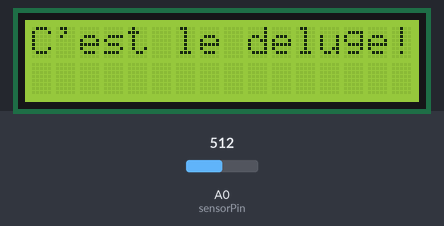
Bench run of a sketch on a simulated Arduino Uno, built with avr-gcc and run on an emulated ATmega328P. Shown: 16×2 character LCD. Inputs (shaded band) come from the test bench; at power-on: A0 (sensorPin) = 512. What the sketch prints to the serial monitor is not drawn.

Above: at 2.6 s.
2.7 s: A0 (sensorPin) set to 639
7.7 s: A0 (sensorPin) set to 666
At 11.2 s:
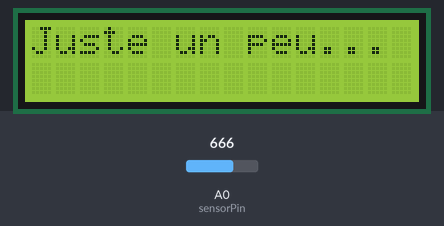
17.0 s: A0 (sensorPin) set to 791
23.3 s: A0 (sensorPin) set to 806
At 26.7 s:
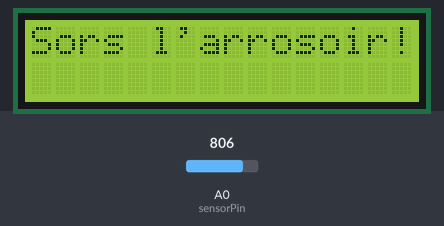
32.6 s: A0 (sensorPin) set to 790
At 38.7 s:
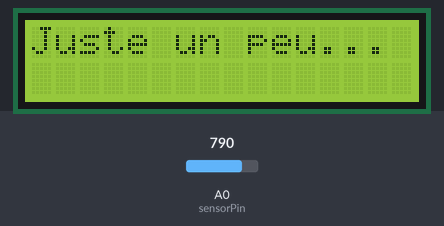
41.7 s: A0 (sensorPin) set to 810
At 47.1 s:
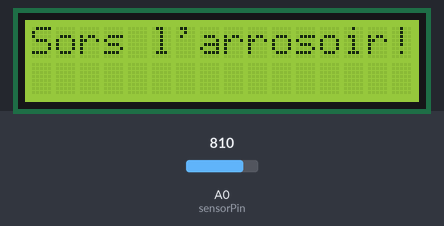
Timing chart, 0 to 48.6 s (numbered marks = the images above; inputs shaded):
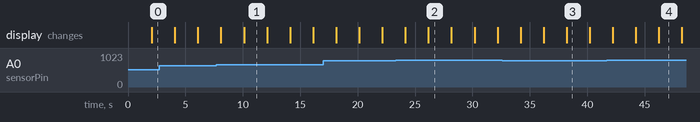

The sketch:

Traducteur_pour_plantes.ino
```cpp
//Associer les broches correspondantes au détecteur d'humidité, définir une
//intégrale "Valeur" pour lire les données du détecteur et définir les valeurs
//maximale et minimale du niveau d'humidité
int sensorPin = A0;
int sensorPower = 7;
int sensorValue = 0;
int thresholdUp = 800;
int thresholdDown = 650;

//Ajouter la bibliothèque qui permettra au LCD de fonctionner
//et associer les bonnes broches au LCD
#include <LiquidCrystal.h>
LiquidCrystal lcd(13, 12, 11, 10, 9, 8);

void setup() {
  Serial.begin(9600);

  //Identifier la prise D7 comme sortie pour alimenter le détecteur d'humidité
  pinMode(sensorPower, OUTPUT);
  digitalWrite(sensorPower, LOW);

  //Indiquer au microcontrôleur que l'affichage LCD utilisé a 16 caractères de long
  //et 2 caractères de haut, puis effacer l'affichage
  lcd.begin(16, 2);
  lcd.clear();

}

void loop() {
  //Imprimer les valeurs du niveau d'humidité sur le monteur série à chaque
  //intervalle de 2 secondes
  Serial.print("Niveau d humidite = ");
  Serial.println(readSensor());
  delay(2000);

  //Définir les conditions d'affichage des 3 messages (trop d'eau, pas assez, correct)
  if(sensorValue <= thresholdDown){
    lcd.setCursor(0,0);
    lcd.print("C'est le deluge!"); //Ce qui s'affiche quand l'humidité est élevée
    delay(2000);
    lcd.clear();
  } else if (sensorValue >= thresholdUp){
    lcd.setCursor(0,0);
    lcd.print("Sors l'arrosoir!"); //Ce qui s'affiche si l'humidité est trop basse
    delay(2000);
    lcd.clear();
  } else {
    lcd.print("Juste un peu..."); //Ce qui s'affiche quand l'humidité est bonne
    delay(2000);
    lcd.clear();
  }
}

//Expliquer au microcontrôleur comment on veut qu'il lise les données envoyées
//par le détecteur d'humidité
int readSensor(){
    digitalWrite(sensorPower, HIGH);
    delay(10);
    sensorValue = analogRead(sensorPin);
    digitalWrite(sensorPower, LOW);
    return sensorValue;
}
```

Measured:
- the behaviour switches between 650 and 651 on A0 (sensorPin) (found by bisection; images 0 and 1)
- the behaviour switches between 799 and 800 on A0 (sensorPin) (found by bisection; images 1 and 2)
- after the input at 7.7 s, the display: first differs from a run without the input after 2.4 s (image 1)
- after the input at 23.3 s, the display: first differs from a run without the input after 2.9 s (image 2)
- after the input at 32.6 s, the display: first differs from a run without the input after 5.6 s (image 3)
- after the input at 41.7 s, the display: first differs from a run without the input after 4.5 s (image 4)
- what the display in image 1 shows lasts 2.0 s, from 10.1 s to 12.1 s
